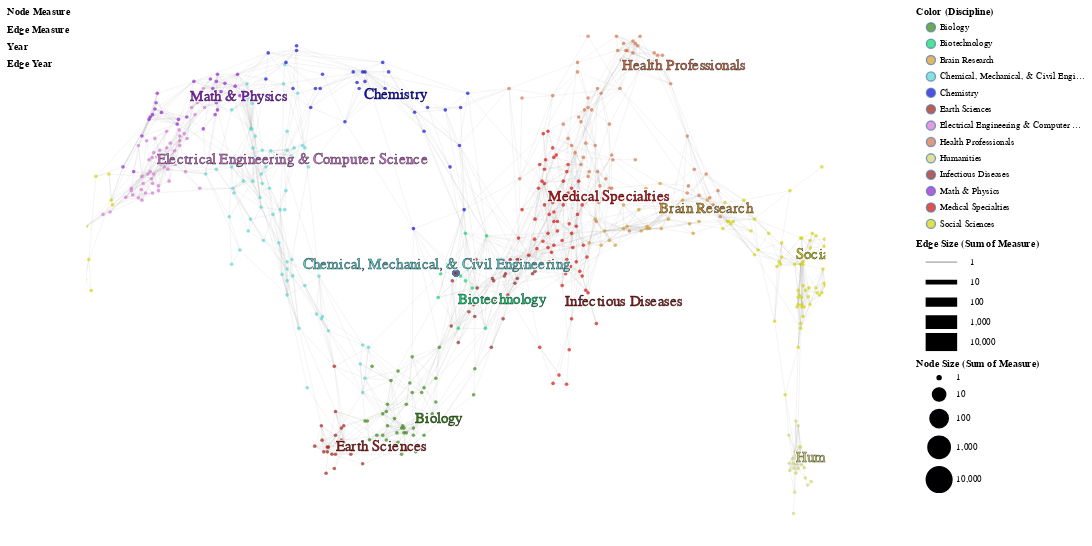

Describe this chart as a Vega-Lite specification.
### Vega-Lite specification from a JSON file in a GitHub repository (floating-point values rounded to 4 significant figures; data arrays with more than 128 entries replaced by an {"elided": "..."} marker saying what was removed)
{"$schema": "https://vega.github.io/schema/vega-lite/v4.json", "description": "The UCSD Map of Science visualization depicts a network of 554 subdiscipline nodes that are aggregated into 13 main disciplines of science. Each discipline has a distinct color and is labeled. Record sets (e.g., journal papers) are represented by circles centered at specific subdisciplines--matched based on journal names. The “Unclassified” and “Multidisciplinary” circles in the lower left represent all records that could not be matched and all records that were published in multidisciplinary journals such as Science, Nature, etc., respectively. Circle area is proportional to the number of papers, and the minimum and maximum values are given in the legend. Circle tooltips reveal the names of subdiscipline nodes.", "autosize": {"type": "fit", "resize": true, "contains": "padding"}, "padding": 8, "width": 1200, "height": 600, "config": {"view": {"strokeOpacity": 0}}, "resolve": {"scale": {"opacity": "independent", "size": "independent"}}, "layer": [{"mark": "text", "data": {"name": "nodes"}, "selection": {"measure": {"type": "single", "fields": ["measure"], "bind": "legend", "init": {"measure": "# Citations"}, "empty": "none"}}, "encoding": {"opacity": {"field": "measure", "type": "ordinal", "legend": {"title": "Node Measure", "orient": "left", "symbolSize": 0}}}}, {"mark": "text", "data": {"name": "edges"}, "selection": {"edgeMeasure": {"type": "single", "fields": ["edgeMeasure"], "bind": "legend", "init": {"edgeMeasure": "# Citations"}, "empty": "none"}}, "encoding": {"opacity": {"field": "edgeMeasure", "type": "ordinal", "legend": {"title": "Edge Measure", "orient": "left", "symbolSize": 0}}}}, {"mark": "text", "data": {"name": "nodes"}, "transform": [{"filter": {"selection": "measure"}}], "selection": {"year": {"type": "multi", "fields": ["year"], "bind": "legend", "empty": "all"}}, "encoding": {"opacity": {"field": "year", "type": "ordinal", "sort": "descending", "legend": {"title": "Year", "orient": "left", "symbolSize": 0}}}}, {"mark": "text", "data": {"name": "edges"}, "transform": [{"filter": {"selection": "edgeMeasure"}}], "selection": {"edgeYear": {"type": "multi", "fields": ["edgeYear"], "bind": "legend", "empty": "all"}}, "encoding": {"opacity": {"field": "edgeYear", "type": "ordinal", "sort": "descending", "legend": {"title": "Edge Year", "orient": "left", "symbolSize": 0}}}}, {"mark": "point", "data": {"name": "subdisciplines"}, "transform": [{"lookup": "disc_id", "from": {"data": {"name": "disciplines"}, "key": "disc_id", "fields": ["disc_name", "color"]}, "as": ["disc_name", "disc_color"]}], "selection": {"disc_name": {"type": "multi", "fields": ["disc_name"], "bind": "legend", "empty": "all"}}, "encoding": {"fill": {"field": "disc_name", "scale": {"range": {"field": "disc_color"}}, "legend": {"title": "Color (Discipline)", "symbolOffset": 10, "orient": "right"}}}}, {"mark": {"type": "rule", "color": "#9b9b9b", "strokeOpacity": 0.12, "strokeWidth": 1}, "data": {"name": "subdisciplineEdges"}, "transform": [{"lookup": "subd_id1", "from": {"data": {"name": "subdisciplines"}, "key": "subd_id", "fields": ["x", "y", "subd_name"]}}, {"lookup": "subd_id2", "from": {"data": {"name": "subdisciplines"}, "key": "subd_id", "fields": ["x", "y", "subd_name"]}, "as": ["x2", "y2", "subd2_name"]}], "encoding": {"x": {"field": "x", "type": "quantitative", "scale": {"domain": [100, 500]}, "axis": null}, "y": {"field": "y", "type": "quantitative", "scale": {"domain": [0, 275]}, "axis": null}, "x2": {"field": "x2", "type": "quantitative"}, "y2": {"field": "y2", "type": "quantitative"}}}, {"mark": {"type": "rule", "strokeOpacity": 0.4}, "data": {"name": "edges"}, "selection": {"minimum_weight": {"type": "single", "fields": ["weight"], "bind": {"input": "range", "name": "Minimum Edge Weight", "min": 0, "max": 500, "step": 0.5}, "init": {"weight": 0}}}, "transform": [{"filter": {"selection": "edgeMeasure"}}, {"filter": {"selection": "edgeYear"}}, {"aggregate": [{"op": "sum", "field": "weight", "as": "weight"}], "groupby": ["subd_id1", "subd_id2", "edgeMeasure"]}, {"filter": "datum.weight > minimum_weight_weight"}, {"lookup": "subd_id1", "from": {"data": {"name": "subdisciplines"}, "key": "subd_id", "fields": ["x", "y", "subd_name"]}}, {"lookup": "subd_id2", "from": {"data": {"name": "subdisciplines"}, "key": "subd_id", "fields": ["x", "y", "subd_name"]}, "as": ["x2", "y2", "subd2_name"]}], "encoding": {"x": {"field": "x", "type": "quantitative", "scale": {"domain": [100, 500]}, "axis": null}, "y": {"field": "y", "type": "quantitative", "scale": {"domain": [0, 275]}, "axis": null}, "x2": {"field": "x2", "type": "quantitative"}, "y2": {"field": "y2", "type": "quantitative"}, "color": {"field": "edgeMeasure", "type": "nominal", "scale": {"domain": ["# Citations", "# References"], "range": ["#00dd00", "#555555"]}, "legend": null}, "strokeWidth": {"field": "weight", "scale": {"type": "log", "domain": [1, 10000], "range": [0.5, 20]}, "legend": {"title": "Edge Size (Sum of Measure)", "symbolFillColor": "black", "symbolStrokeColor": "black", "orient": "right", "symbolType": "stroke", "symbolSize": 1200, "clipHeight": 20, "rowPadding": 2, "offset": 0}}, "tooltip": [{"field": "subd_name", "type": "nominal", "title": "Source Subdiscipline"}, {"field": "subd2_name", "type": "nominal", "title": "Target Subdiscipline"}, {"field": "edgeMeasure", "type": "nominal", "title": "Edge Measure"}, {"field": "weight", "format": ",", "title": "Sum of Edge Measure"}]}}, {"mark": {"type": "point", "shape": "circle", "size": 16, "strokeOpacity": 0, "strokeWidth": 0.5, "stroke": "#000007", "fillOpacity": 0.65}, "selection": {"grid": {"type": "interval", "bind": "scales"}}, "data": {"name": "subdisciplines"}, "transform": [{"lookup": "disc_id", "from": {"data": {"name": "disciplines"}, "key": "disc_id", "fields": ["disc_name", "color"]}, "as": ["disc_name", "disc_color"]}], "encoding": {"x": {"field": "x", "type": "quantitative", "scale": {"domain": [100, 500]}, "axis": null}, "y": {"field": "y", "type": "quantitative", "scale": {"domain": [0, 275]}, "axis": null}, "fill": {"field": "disc_name", "type": "nominal"}, "tooltip": [{"field": "disc_name", "type": "nominal", "title": "Discipline"}, {"field": "subd_name", "type": "nominal", "title": "Subdiscipline"}]}}, {"mark": "point", "data": {"name": "nodes"}, "transform": [{"filter": {"selection": "measure"}}, {"filter": {"selection": "year"}}, {"lookup": "subd_id", "from": {"data": {"name": "subdisciplines"}, "key": "subd_id", "fields": ["x", "y", "subd_id", "subd_name", "disc_id"]}}, {"lookup": "disc_id", "from": {"data": {"name": "disciplines"}, "key": "disc_id", "fields": ["disc_name", "color"]}, "as": ["disc_name", "disc_color"]}, {"filter": {"selection": "disc_name"}}], "encoding": {"x": {"field": "x", "type": "quantitative", "scale": {"domain": [100, 500]}, "axis": null}, "y": {"field": "y", "type": "quantitative", "scale": {"domain": [0, 275]}, "axis": null}, "shape": {"value": "circle"}, "strokeOpacity": {"value": 1}, "strokeWidth": {"value": 0.5}, "fillOpacity": {"value": 0.9}, "stroke": {"value": "#000007"}, "fill": {"field": "disc_name", "type": "nominal"}, "size": {"aggregate": "sum", "field": "measureCount", "scale": {"type": "log", "domain": [1, 10000], "range": [20, 800]}, "legend": {"title": "Node Size (Sum of Measure)", "symbolOffset": 10, "orient": "right", "offset": 100}}, "tooltip": [{"field": "disc_name", "type": "nominal", "title": "Discipline"}, {"field": "subd_name", "type": "nominal", "title": "Subdiscipline"}, {"field": "measure", "type": "nominal", "title": "Node Measure"}, {"aggregate": "sum", "field": "measureCount", "format": ",", "title": "Sum of Node Measure"}]}}, {"mark": {"type": "text", "font": "Helvetica Neue, Helvetica, Arial, sans-serif", "fontSize": 17, "fillOpacity": 0.75, "strokeOpacity": 0.9, "stroke": "#FFFFFF", "strokeWidth": 3, "align": "left", "baseline": "middle"}, "data": {"name": "disciplineLabels"}, "encoding": {"x": {"field": "x", "type": "quantitative", "scale": {"domain": [100, 500]}, "axis": null}, "y": {"field": "y", "type": "quantitative", "scale": {"domain": [0, 275]}, "axis": null}, "color": {"field": "color", "type": "nominal", "scale": null, "legend": null}, "text": {"field": "disc_name", "type": "nominal"}}}, {"mark": {"type": "text", "font": "Helvetica Neue, Helvetica, Arial, sans-serif", "fontSize": 17, "fillOpacity": 1.0, "strokeOpacity": 0.75, "stroke": "#000007", "strokeWidth": 0.5, "align": "left", "baseline": "middle"}, "data": {"name": "disciplineLabels"}, "encoding": {"x": {"field": "x", "type": "quantitative", "scale": {"domain": [100, 500]}, "axis": null}, "y": {"field": "y", "type": "quantitative", "scale": {"domain": [0, 275]}, "axis": null}, "color": {"field": "color", "type": "nominal", "scale": null, "legend": null}, "text": {"field": "disc_name", "type": "nominal"}}}], "datasets": {"nodes": [], "edges": [], "disciplines": [{"disc_name": "Biology", "color": "#33820D", "alt_color": -2186398, "y": 62, "x": 278, "disc_id": 1}, {"disc_name": "Biotechnology", "color": "#07D46D", "alt_color": -11697, "y": 124, "x": 301, "disc_id": 2}, {"disc_name": "Medical Specialties", "color": "#D30706", "alt_color": -22784, "y": 177, "x": 350, "disc_id": 3}, {"disc_name": "Chemical, Mechanical, & Civil Engineering", "color": "#55D4D2", "alt_color": -39396, "y": 142, "x": 217, "disc_id": 4}, {"disc_name": "Chemistry", "color": "#0707D2", "alt_color": -2408414, "y": 230, "x": 250, "disc_id": 5}, {"disc_name": "Earth Sciences", "color": "#9B180F", "alt_color": -48328, "y": 48, "x": 235, "disc_id": 6}, {"disc_name": "Electrical Engineering & Computer Science", "color": "#D372D2", "alt_color": -44173, "y": 196, "x": 138, "disc_id": 7}, {"disc_name": "Brain Research", "color": "#D39827", "alt_color": -1146456, "y": 171, "x": 410, "disc_id": 8}, {"disc_name": "Humanities", "color": "#D3D46D", "alt_color": -1162327, "y": 42, "x": 484, "disc_id": 9}, {"disc_name": "Infectious Diseases", "color": "#8D1B18", "alt_color": -4970894, "y": 149, "x": 359, "disc_id": 10}, {"disc_name": "Math & Physics", "color": "#8E1BCE", "alt_color": -7260020, "y": 229, "x": 156, "disc_id": 11}, {"disc_name": "Health Professionals", "color": "#D36E44", "alt_color": -5483836, "y": 245, "x": 390, "disc_id": 12}, {"disc_name": "Social Sciences", "color": "#D3D406", "alt_color": -5014843, "y": 147, "x": 484, "disc_id": 13}], "disciplineLabels": [{"disc_name": "Biology", "color": "#33820D", "lngshrt": -19.25, "lng": -19.8, "latshrt": -51.28, "y": 62, "lat": -54.29, "disc_id": 1, "x": 278}, {"disc_name": "Biotechnology", "color": "#07D46D", "lngshrt": 0.875, "lng": 0.9, "latshrt": -8.603, "y": 124, "lat": -9.109, "disc_id": 2, "x": 301}, {"disc_name": "Medical Specialties", "color": "#D30706", "lngshrt": 43.75, "lng": 45, "latshrt": 27.87, "y": 177, "lat": 29.51, "disc_id": 3, "x": 350}, {"disc_name": "Chemical, Mechanical, & Civil Engineering", "color": "#55D4D2", "lngshrt": -72.62, "lng": -74.7, "latshrt": 3.785, "y": 142, "lat": 4.008, "disc_id": 4, "x": 217}, {"disc_name": "Chemistry", "color": "#0707D2", "lngshrt": -43.75, "lng": -45, "latshrt": 64.35, "y": 230, "lat": 68.14, "disc_id": 5, "x": 250}, {"disc_name": "Earth Sciences", "color": "#9B180F", "lngshrt": -56.88, "lng": -58.5, "latshrt": -60.91, "y": 48, "lat": -64.49, "disc_id": 6, "x": 235}, {"disc_name": "Electrical Engineering & Computer Science", "color": "#D372D2", "lngshrt": -141.8, "lng": -145.8, "latshrt": 40.95, "y": 196, "lat": 43.36, "disc_id": 7, "x": 138}, {"disc_name": "Brain Research", "color": "#D39827", "lngshrt": 96.25, "lng": 99, "latshrt": 23.74, "y": 171, "lat": 25.14, "disc_id": 8, "x": 410}, {"disc_name": "Humanities", "color": "#D3D46D", "lngshrt": 161, "lng": 165.6, "latshrt": -65.04, "y": 42, "lat": -68.87, "disc_id": 9, "x": 484}, {"disc_name": "Infectious Diseases", "color": "#8D1B18", "lngshrt": 51.62, "lng": 53.1, "latshrt": 8.603, "y": 123, "lat": 9.109, "disc_id": 10, "x": 359}, {"disc_name": "Math & Physics", "color": "#8E1BCE", "lngshrt": -126, "lng": -129.6, "latshrt": 63.66, "y": 229, "lat": 67.41, "disc_id": 11, "x": 156}, {"disc_name": "Health Professionals", "color": "#D36E44", "lngshrt": 78.75, "lng": 81, "latshrt": 74.68, "y": 245, "lat": 79.07, "disc_id": 12, "x": 390}, {"disc_name": "Social Sciences", "color": "#D3D406", "lngshrt": 161, "lng": 165.6, "latshrt": 7.227, "y": 147, "lat": 7.652, "disc_id": 13, "x": 484}], "subdisciplines": {"elided": "554 records"}, "subdisciplineEdges": {"elided": "2276 records"}}}
